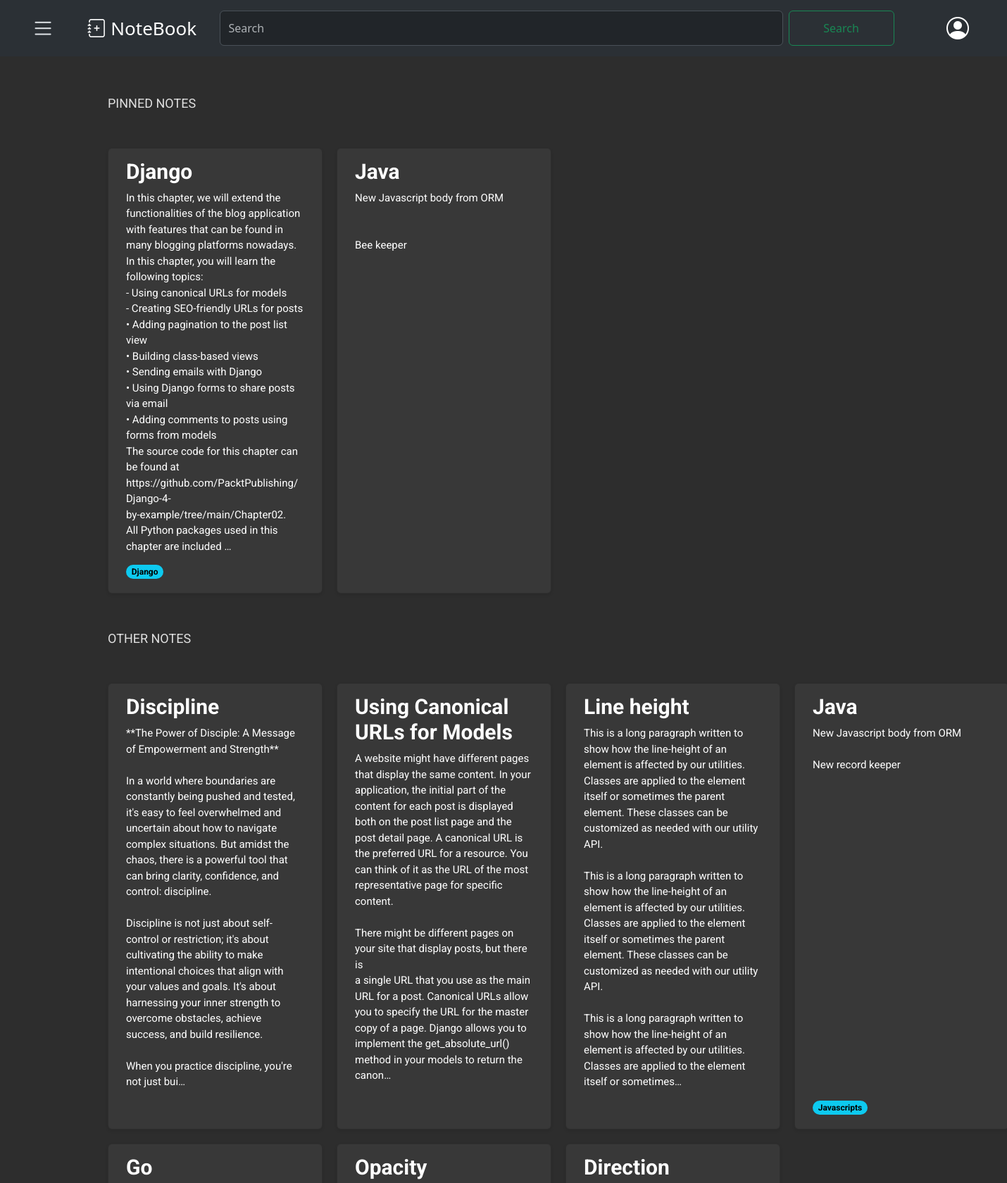
Before: /notes/ (upper part) with the older database file.
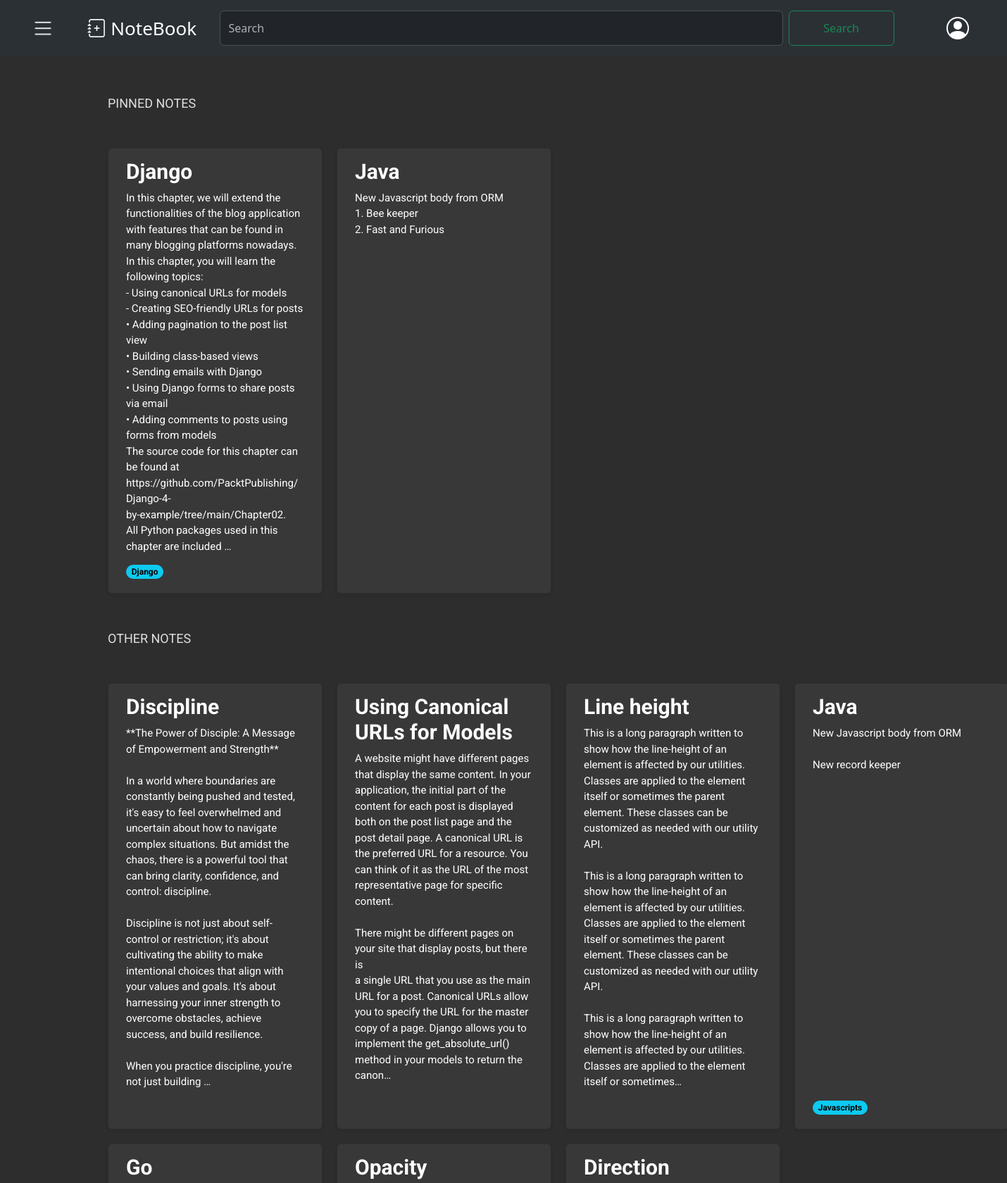
After: the same page with the newer database file.
### notes/models.py (models this page shows, shortened)
class Note(models.Model):
    title= models.CharField(max_length=100, null=False)
    body= models.TextField()
    label= models.ForeignKey(Label, on_delete=models.SET_NULL, related_name="notes", blank=True, null=True)
    archived= models.BooleanField(default=False)
    pinned= models.BooleanField(default= False)
    created = models.DateTimeField(auto_now_add= True)
    updated= models.DateTimeField(auto_now=True)
    class Meta:
        ordering= ['-updated']
        indexes= [
            models.Index(fields=["-updated"])
        ]
        verbose_name = "Note"
        verbose_name_plural= "Notes"

### notes/views.py (the view)
# urls.py: path('', notes_list, name='note_list'),
def notes_list(request):
    pinned_notes= Note.objects.filter(pinned=True, archived= False)
    other_notes= Note.objects.filter(pinned=False, archived= False)
    labels= Label.objects.all()
    return render(request,
                  'notes/note/list.html',
                  {'pinned_notes': pinned_notes,
                   'other_notes': other_notes,
                   'labels': labels})

### notes/context_processors.py (called while the page is built)
def labels_processor(request):
    labels = Label.objects.all()
    context = {
        'labels': labels,
    }
    return context

### notes/templates/notes/note/list.html (shortened to what this page needs)
{% extends "notes/base.html" %}
{% block content %}
{% load static %}
<p class="text-capitalize">PINNED NOTES</p>
<div class="card-container">
    {% for pinned_note in pinned_notes %}
    <div class="card" data-note-id="{{ pinned_note.id }}">
        <a href="#" class="note-link" data-note-id="{{ pinned_note.id }}">
            <h5 class="card-title">{{ pinned_note.title }}</h5>
            <p class="card-text">{{ pinned_note.body|truncatechars:650 }}</p>
        </a>
        <span class="badge rounded-pill text-bg-info">{{ pinned_note.label.name }}</span>
    </div>
    {% endfor %}
</div>
<p class="text-capitalize">OTHER NOTES</p>
<div class="card-container">
    {% for other_note in other_notes %}
    <div class="card" data-note-id="{{ other_note.id }}">
        <a href="#" class="note-link" data-note-id="{{ other_note.id }}">
            <h5 class="card-title">{{ other_note.title }}</h5>
            <p class="card-text">{{ other_note.body|truncatechars:650 }}</p>
        </a>
        <span class="badge rounded-pill text-bg-info">{{ other_note.label.name }}</span>
    </div>
    {% endfor %}
</div>
{% endblock %}

Changed rows visible on the page:
changed Note: body "New Javascript body from ORM Bee keeper" → "New Javascript body from ORM 1. Bee keeper 2. Fast and Furious"
changed Note "Discipline": body "…discipline, you're not just bui…" → "…discipline, you're not just building …"
